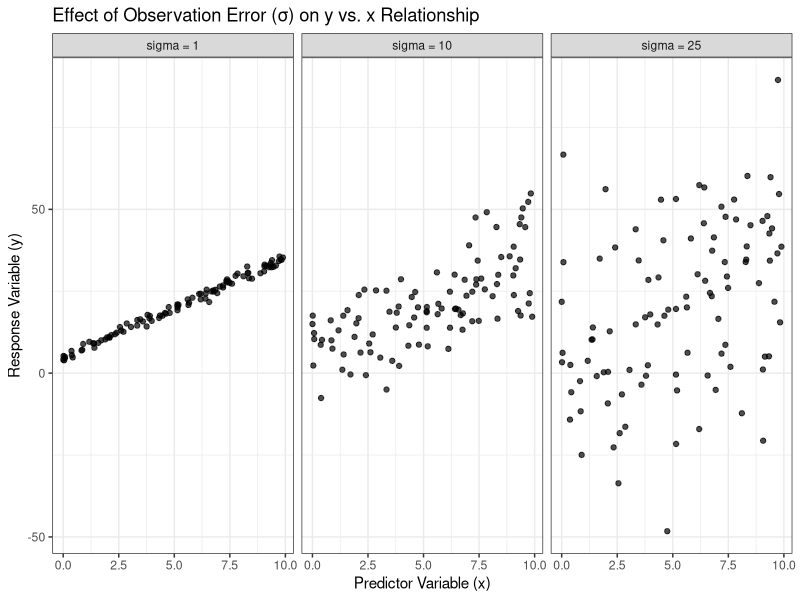
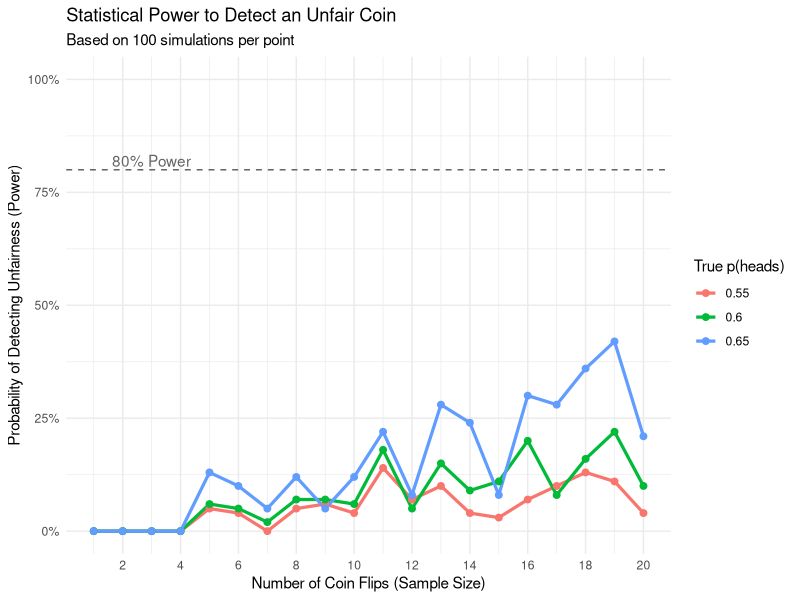

These figures' R source, in order:
# Load necessary libraries
library(ggplot2)
library(dplyr)

# --- Part A: Generate Data ---

# Set a random seed for reproducibility
set.seed(42) 

# Define constants
n <- 100  # Number of observations
alpha <- 5  # Our made-up intercept 
beta <- 3   # Our made-up slope 

# 1. Generate 100 observations of x from a uniform distribution 
x <- runif(n, min = 0, max = 10)

# 2. Generate data for sigma = 1 
epsilon_1 <- rnorm(n, mean = 0, sd = 1) 
y_1 <- alpha + beta * x + epsilon_1 
data_1 <- data.frame(x = x, y = y_1, sigma = "sigma = 1")

# 3. Generate data for sigma = 10 
epsilon_10 <- rnorm(n, mean = 0, sd = 10)
y_10 <- alpha + beta * x + epsilon_10 
data_10 <- data.frame(x = x, y = y_10, sigma = "sigma = 10")

# 4. Generate data for sigma = 25 
epsilon_25 <- rnorm(n, mean = 0, sd = 25) 
y_25 <- alpha + beta * x + epsilon_25 
data_25 <- data.frame(x = x, y = y_25, sigma = "sigma = 25")

# 5. Combine into one long data frame for plotting
all_data <- rbind(data_1, data_10, data_25)

# Optional: Convert 'sigma' to a factor to ensure the plot order
all_data$sigma <- factor(all_data$sigma, levels = c("sigma = 1", "sigma = 10", "sigma = 25"))

# lets inspect the first few rows of the combined data
print(head(all_data))

# --- Part B: Create the Plot ---

ggplot(all_data, aes(x = x, y = y)) +
  geom_point(alpha = 0.7) +  # Scatter plot with some transparency
  # Use facet_wrap to create separate panels for each sigma 
  # Setting nrow = 1 puts them all in a single row 
  facet_wrap(~ sigma, nrow = 1) +
  labs(
    title = "Effect of Observation Error (σ) on y vs. x Relationship",
    x = "Predictor Variable (x)",
    y = "Response Variable (y)"
  ) +
  theme_bw() # A clean black-and-white theme

# --- Objective 1, Part C: Analysis ---

# As the observation error (sigma) increases, the ability to visually
# detect the underlying linear relationship between y and x decreases significantly.
# Here is the analysis for each sigma level:
# - At sigma = 1: The "noise" (error) is very small. The data points
#   form a tight, clear line, making the positive linear relationship
#   unmistakable. The "signal" (the true relationship) is much
#   stronger than the "noise".
#
# - At sigma = 10: The noise is larger. The points are much more
#   scattered, forming a "cloud" rather than a distinct line.
#   A general positive trend is still visible, but the relationship
#   is much less precise.
#
# - At sigma = 25: The noise is very large and completely overwhelms
#   the signal. The plot resembles a random cloud of points with no
#   clear pattern. It is nearly impossible to visually detect the
#   true underlying relationship.
# In summary, as sigma increases, the clarity of the linear relationship
# between y and x diminishes, illustrating how high observation error
# can obscure true patterns in data.

# --- Objective 2: Coin Flip Simulation ---

# --- 1. Set up Simulation Parameters ---

set.seed(42) # For reproducible results

n_sims <- 100         # "number of times out of 100" 
max_flips <- 20      # "for 1 to 20 coin flips" 
alpha_level <- 0.05  # "significantly unfair (alpha < 0.05)" 
p_null <- 0.5        # The reference value we are testing against 

# Probabilities to test (covers Part A and B)
true_probs <- c(0.55, 0.60, 0.65) # 

# --- 2. Create a Helper Function ---
# This function runs the 100 simulations for a *single* scenario.

run_simulation <- function(n_flips, true_p) {
  
  # Keep track of how many times we find a "significant" result
  significant_count <- 0
  
  # Run 100 simulations
  for (i in 1:n_sims) {
    
    # Simulate n_flips coin tosses and count the number of heads
    # rbinom(1, size, prob) is a perfect Bernoulli trial simulator
    n_heads <- rbinom(1, size = n_flips, prob = true_p)
    
    # Test if the result is significantly GREATER than 0.5
    # We use a one-sided binomial test
    test_result <- binom.test(
      x = n_heads,          # Number of "successes" (heads)
      n = n_flips,          # Number of trials (flips)
      p = p_null,           # The null hypothesis p=0.5
      alternative = "greater" # Test if p > 0.5 
    )
    
    # Check if the p-value is below our alpha
    if (test_result$p.value < alpha_level) {
      significant_count <- significant_count + 1
    }
  }
  
  # Return the probability of detecting unfairness (our "power")
  return(significant_count / n_sims)
}

# --- 3. Run the Full Simulation for All Scenarios ---

# We'll create a data frame with every combination of flips and probabilities
# This is a clean way to store all the parameters we need to test.
params <- expand.grid(
  n_flips = 1:max_flips,
  true_p = true_probs
)

# Run the simulation for every row in our 'params' data frame
# We use 'rowwise()' to apply the function to each row individually
# This might take a few seconds to run
results_df <- params %>%
  rowwise() %>%
  mutate(power = run_simulation(n_flips, true_p)) %>%
  ungroup() # Always good practice to ungroup after

# --- 4. Plot the Results (Part A & B) ---

# Convert true_p to a factor for better plotting
results_df$true_p <- as.factor(results_df$true_p)

ggplot(results_df, aes(x = n_flips, y = power, color = true_p)) +
  geom_line(linewidth = 1.1) +
  geom_point(size = 2) +
  # Add a horizontal line at 80% power, a common target in power analysis
  geom_hline(yintercept = 0.8, linetype = "dashed", color = "grey40") +
  annotate("text", x = 3, y = 0.82, label = "80% Power", color = "grey40") +
  
  # Add clear labels
  labs(
    title = "Statistical Power to Detect an Unfair Coin",
    subtitle = "Based on 100 simulations per point",
    x = "Number of Coin Flips (Sample Size)",
    y = "Probability of Detecting Unfairness (Power)",
    color = "True p(heads)"
  ) +
  
  # Clean up the axes
  scale_y_continuous(labels = scales::percent, limits = c(0, 1)) +
  scale_x_continuous(breaks = seq(0, 20, by = 2)) +
  theme_minimal()